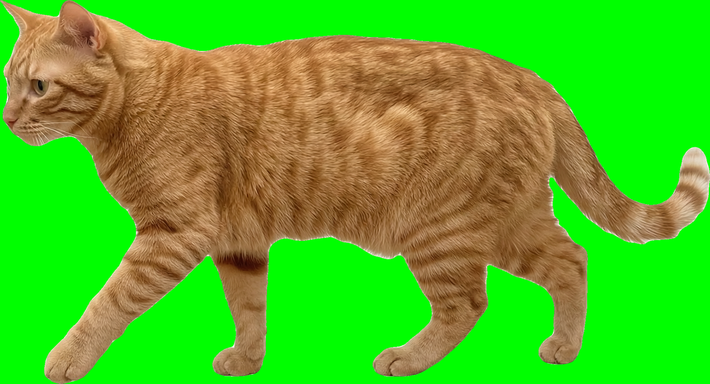
#> input picture poc_ref_green.png, 710 x 384 px
$ python -i check_frames.py   (imports and definitions only)
#> lines starting #> are read from the running program, lines starting #| are printed output that depends on the picture
"""Measure candidate sprite frames against a reference set.

    python check_frames.py <candidate_dir> [--reference <dir_or_png>] [--json]

Prints one row per frame, then a verdict. A candidate passes when its body
proportions land inside the reference spread and its keyed edges carry no
backdrop colour, so an overnight generation run can reject its own bad frames
instead of trusting a visual impression.
"""

from __future__ import annotations

import argparse
import json
import sys
from pathlib import Path

from PIL import Image, ImageChops, ImageFilter

sys.path.insert(0, str(Path(__file__).resolve().parent))
import ingest_frames as ingest  # noqa: E402


# [46 lines left out: functions stats, partial_alpha, not called in this run]


def detached_haze(image: Image.Image, halo_px: int = 4) -> float:
    """Share of pixels that are translucent *and* nowhere near the body.

    Edge anti-aliasing is legitimately partial but always hugs the silhouette,
    so it cannot be the signal. A backdrop left over by a keying threshold that
    was too high forms a translucent field across the whole frame, and that is
    what this catches: measured over the 9 known-good production frames it is
    0.00%, over the rejected staging batch 24-42%.
    """
    alpha = image.split()[3]
    hist = alpha.histogram()
    visible = sum(hist[1:])
    if not visible:
        return 0.0
    opaque = alpha.point(lambda v: 255 if v == 255 else 0)
    near_body = opaque.filter(ImageFilter.MaxFilter(2 * halo_px + 1))
    translucent = alpha.point(lambda v: 255 if 0 < v < 255 else 0)
    ring = ImageChops.subtract(translucent, near_body)
    return sum(ring.histogram()[1:]) / visible


# [21 lines left out: functions rim_magenta, _spread, not called in this run]


def load_frames(directory: Path) -> list[Image.Image]:
    return [Image.open(f).convert("RGBA") for f in sorted(directory.glob("*.png"))]


# [57 lines left out: function main, not called in this run]


# [2 lines not run here, left out]

>>> import cv2
>>> picture = cv2.imread('poc_ref_green.png', cv2.IMREAD_GRAYSCALE)
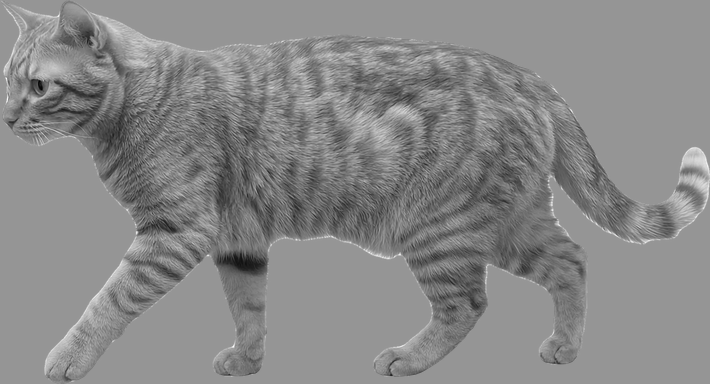
#> picture: shape (384, 710); min 2, max 254, mean 136
>>> result = detached_haze(picture)
#> (the run stopped early here; a loop or call above may not have finished)
